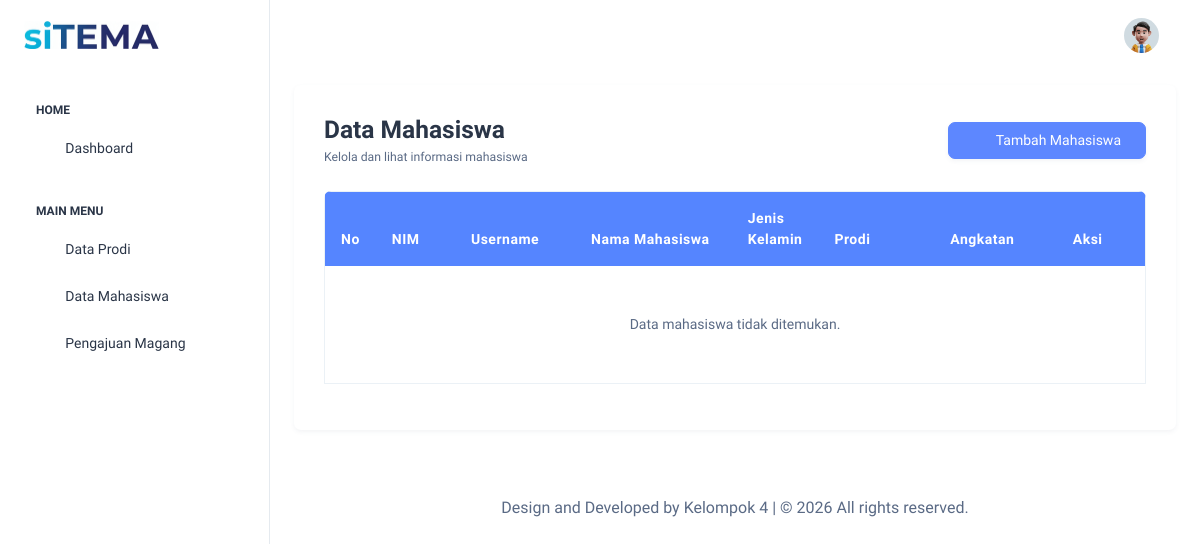
The page /layout/read/data_mahasiswa.php (signed in) on the database as committed earlier.
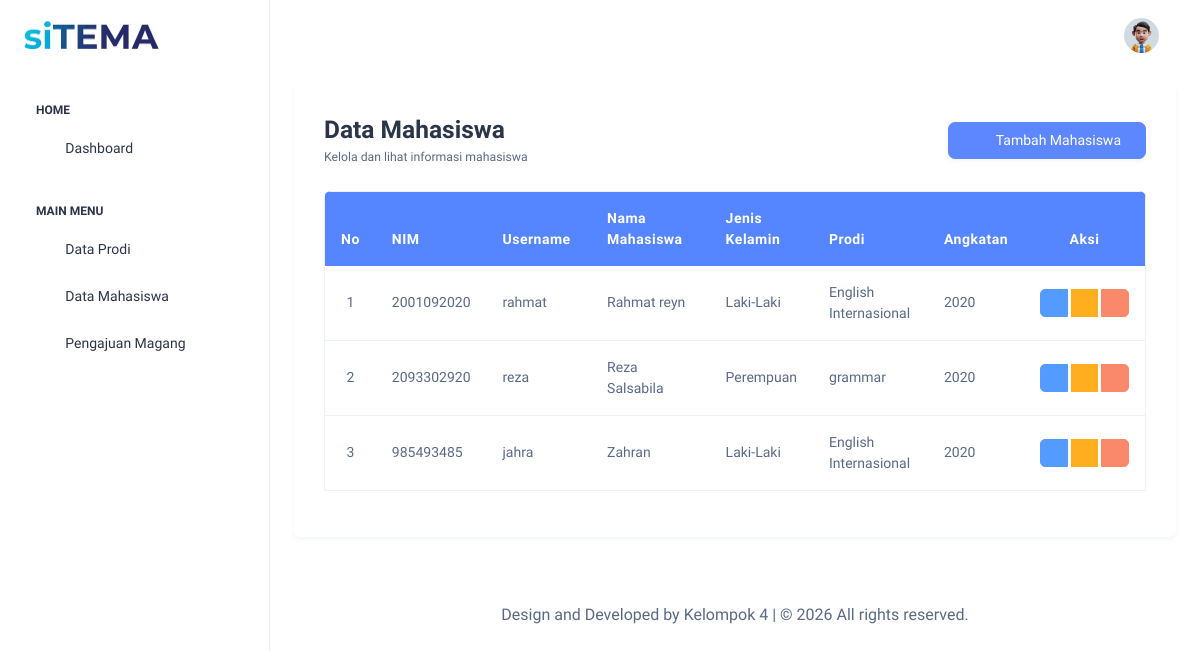
The same page on the database as committed later.
### tables this page shows
CREATE TABLE `mahasiswa` (
  `id` int(11) NOT NULL,
  `id_user` int(11) NOT NULL,
  `id_prodi` int(11) NOT NULL,
  `nim` varchar(20) NOT NULL,
  `nama_mahasiswa` varchar(255) NOT NULL,
  `jenis_kelamin` enum('Laki-Laki','Perempuan') NOT NULL,
  `alamat` text NOT NULL,
  `angkatan` varchar(20) NOT NULL,
  `no_hp` varchar(20) NOT NULL
);

CREATE TABLE `users` (
  `id` int(11) NOT NULL,
  `id_roles` int(11) NOT NULL,
  `username` varchar(255) NOT NULL,
  `password` varchar(255) NOT NULL,
  `email` varchar(255) NOT NULL,
  `created_at` datetime NOT NULL DEFAULT current_timestamp(),
  `updated_at` datetime NOT NULL DEFAULT current_timestamp() ON UPDATE current_timestamp()
);

CREATE TABLE `prodi` (
  `id` int(11) NOT NULL,
  `id_jurusan` int(11) NOT NULL,
  `kode_prodi` varchar(10) NOT NULL,
  `nama_prodi` varchar(255) NOT NULL,
  `jenjang` enum('D3','D4') NOT NULL,
  `created_at` datetime NOT NULL DEFAULT current_timestamp()
);

### repository/mahasiswa.php (called while the page is built, shortened)
<?php
class Mahasiswa
{
    public static function getAllByJurusan($id_jurusan)
    {
        global $koneksi;
        $id_jurusan = (int)$id_jurusan;
        $sql = "
        SELECT m.*, u.username, u.email, p.nama_prodi
        FROM mahasiswa m
        JOIN users u ON m.id_user = u.id
        JOIN prodi p ON m.id_prodi = p.id
        WHERE p.id_jurusan = '$id_jurusan'
        ORDER BY m.nama_mahasiswa ASC
        ";
        return mysqli_query($koneksi, $sql);
    }
}

### layout/read/data_mahasiswa.php (the view, shortened to what this page needs)
<?php
include '../../init.php';
include '../../partials/header.php';
require_once '../../repository/Mahasiswa.php';
$user_id = $_SESSION['user_id'] ?? null;
$q = mysqli_query($koneksi, "SELECT id FROM jurusan WHERE id_user = '$user_id' LIMIT 1");
$dataJurusan = mysqli_fetch_assoc($q);
$id_jurusan = $dataJurusan['id'] ?? null;
$result = Mahasiswa::getAllByJurusan($id_jurusan);
?>
<div class="container-fluid">
    <div class="card shadow-sm border-0">
        <div class="card-body">
            <div class="d-flex mb-4 justify-content-between align-items-center">
                <div>
                    <h3 class="fw-bolder mb-1 text-dark">Data Mahasiswa</h3>
                    <p class="text-muted mb-0 small">
                        Kelola dan lihat informasi mahasiswa
                    </p>
                </div>
                <a href="<?= BASE_URL ?>layout/create/form_tambah_mahasiswa.php"
                    class="btn btn-primary px-4 shadow-sm fw-bold">
                    <i class="ti ti-plus me-2"></i> Tambah Mahasiswa
                </a>
            </div>
            <div class="table-responsive rounded-2">
                <table class="table table-hover align-middle border">
                    <thead class="text-white" style="background-color:#5585ff;">
                        <tr>
                            <th class="py-3 text-center" width="5%">No</th>
                            <th class="py-3" width="10%">NIM</th>
                            <th class="py-3" width="15%">Username</th>
                            <th class="py-3" width="20%">Nama Mahasiswa</th>
                            <th class="py-3" width="10%">Jenis Kelamin</th>
                            <th class="py-3" width="15%">Prodi</th>
                            <th class="py-3" width="10%">Angkatan</th>
                            <th class="py-3 text-center" width="15%">Aksi</th>
                        </tr>
                    </thead>
                    <tbody class="bg-white">
                        <?php
                        $no = 1;
                        if ($result && $result->num_rows > 0):
                            while ($row = $result->fetch_assoc()):
                        ?>
                                <tr>
                                    <td class="text-center text-muted fw-bold"><?= $no++; ?></td>
                                    <td><?= htmlspecialchars($row['nim']); ?></td>
                                    <td><?= htmlspecialchars($row['username']); ?></td>
                                    <td><?= htmlspecialchars($row['nama_mahasiswa']); ?></td>
                                    <td><?= htmlspecialchars($row['jenis_kelamin']); ?></td>
                                    <td><?= htmlspecialchars($row['nama_prodi']); ?></td>
                                    <td><?= htmlspecialchars($row['angkatan']); ?></td>
                                    <td class="text-center">
                                        <div class="btn-group gap-1">
                                            <button type="button" class="btn btn-info btn-sm btn-detail-mahasiswa"
                                                data-bs-toggle="modal" data-bs-target="#modalDetailMahasiswa"
                                                data-username="<?= $row['username']; ?>"
                                                data-nim="<?= $row['nim']; ?>"
                                                data-nama="<?= $row['nama_mahasiswa']; ?>"
                                                data-jk="<?= $row['jenis_kelamin']; ?>"
                                                data-prodi="<?= $row['nama_prodi']; ?>"
                                                data-angkatan="<?= $row['angkatan']; ?>"
                                                data-email="<?= $row['email']; ?>"
                                                data-no_hp="<?= $row['no_hp']; ?>"
                                                data-alamat="<?= $row['alamat']; ?>">
                                                <i class="ti ti-eye"></i>
                                            </button>
                                            <a href="<?= BASE_URL ?>layout/edit/form_edit_mahasiswa.php?id=<?= $row['id']; ?>"
                                                class="btn btn-warning btn-sm" title="Edit">
                                                <i class="ti ti-edit"></i>
                                            </a>
                                            <a href="<?= BASE_URL ?>process/mahasiswa/delete.php?id=<?= $row['id']; ?>"
                                                class="btn btn-danger btn-sm"
                                                title="Hapus"
                                                onclick="return confirm('Yakin ingin menghapus mahasiswa ini?')">
                                                <i class="ti ti-trash"></i>
                                            </a>
                                        </div>
                                    </td>
                                </tr>
                            <?php
                            endwhile;
                        else:
                            ?>
                            <tr>
                                <td colspan="8" class="text-center py-5 text-muted">
                                    Data mahasiswa tidak ditemukan.
                                </td>
                            </tr>
                        <?php endif; ?>
                    </tbody>
                </table>
            </div>
        </div>
    </div>
</div>
<?php include '../../partials/footer.php'; ?>

### partials/header.php (shortened to what this page needs)
<!doctype html>
<html lang="en">
<head>
  <link rel="stylesheet" href="<?php echo BASE_URL; ?>src/css/styles.min.css" />
</head>
<body>
  <div class="page-wrapper" id="main-wrapper" data-layout="vertical" data-navbarbg="skin6" data-sidebartype="full"
    data-sidebar-position="fixed" data-header-position="fixed">
    <?php include 'sidebar.php'; ?>
    <div class="body-wrapper">
      <header class="app-header">
        <nav class="navbar navbar-expand-lg navbar-light">
          <div class="navbar-collapse justify-content-end px-0" id="navbarNav">
            <ul class="navbar-nav flex-row ms-auto align-items-center justify-content-end">
              <li class="nav-item dropdown">
                <a class="nav-link nav-icon-hover" href="javascript:void(0)" id="drop2" data-bs-toggle="dropdown" aria-expanded="false">
                  <img src="<?php echo BASE_URL; ?>src/images/profile/user-1.jpg" alt="" width="35" height="35" class="rounded-circle">
                </a>
              </li>
            </ul>
          </div>
        </nav>
      </header>

### partials/sidebar.php (shortened to what this page needs)
<?php
$role_id = isset($_SESSION['id_roles']) ? $_SESSION['id_roles'] : 0;
?>
<aside class="left-sidebar">
  <div>
    <div class="brand-logo d-flex align-items-center justify-content-between">
      <a href="<?php echo BASE_URL; ?>index.php" class="text-nowrap logo-img">
        <img src="<?php echo BASE_URL; ?>src/images/logos/sitema.png" width="135" alt="Logo" />
      </a>
    </div>
    <nav class="sidebar-nav scroll-sidebar" data-simplebar="">
      <ul id="sidebarnav">
        <li class="nav-small-cap">
          <span class="hide-menu">Home</span>
        </li>
        <li class="sidebar-item">
          <a class="sidebar-link" href="<?php echo BASE_URL; ?>index.php">
            <span><i class="ti ti-layout-dashboard"></i></span>
            <span class="hide-menu">Dashboard</span>
          </a>
        </li>
        <li class="nav-small-cap">
          <span class="hide-menu">Main Menu</span>
        </li>
        <?php if ($role_id == 2) : ?>
          <li class="sidebar-item">
            <a class="sidebar-link" href="<?php echo BASE_URL; ?>/layout/read/data_prodi.php">
              <span><i class="ti ti-book"></i></span><span class="hide-menu">Data Prodi</span>
            </a>
          </li>
          <li class="sidebar-item">
            <a class="sidebar-link" href="<?php echo BASE_URL; ?>/layout/read/data_mahasiswa.php">
              <span><i class="ti ti-school"></i></span><span class="hide-menu">Data Mahasiswa</span>
            </a>
          </li>
          <li class="sidebar-item">
            <a class="sidebar-link" href="<?php echo BASE_URL; ?>layout/tampilan/pengajuan_magang.php">
              <span><i class="ti ti-file-description"></i></span><span class="hide-menu">Pengajuan Magang</span>
            </a>
          </li>
        <?php endif; ?>
      </ul>
    </nav>
  </div>
</aside>

### partials/footer.php (shortened to what this page needs)
<div class="py-6 px-6 text-center">
  <p class="mb-4 fs-4">Design and Developed by Kelompok 4 | © 2026 All rights reserved.</p>
</div>
</div>
</div>
</body>
</html>

### partials/header.php (style rules this page uses)
html, body { transition: background-color 0.2s ease, color 0.2s ease; }

### layout/read/data_mahasiswa.php (style rules this page uses)
thead th { font-weight: 600 !important; letter-spacing: 0.5px; border: none !important; }

Rows that differ between the two databases and show on the page:
added mahasiswa: nim "2001092020", id_user.username "rahmat", nama_mahasiswa "Rahmat reyn", jenis_kelamin "Laki-Laki", id_prodi.nama_prodi "English Internasional", angkatan "2020"
added mahasiswa: nim "2093302920", id_user.username "reza", nama_mahasiswa "Reza Salsabila", jenis_kelamin "Perempuan", id_prodi.nama_prodi "grammar", angkatan "2020"
added mahasiswa: nim "985493485", id_user.username "jahra", nama_mahasiswa "Zahran", jenis_kelamin "Laki-Laki", id_prodi.nama_prodi "English Internasional", angkatan "2020"
Other text that changed with them:
text no longer shown: "Data mahasiswa tidak ditemukan."
